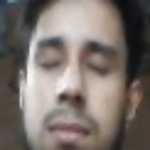
#> input picture test/images/vivek_drowsiness.mp4_337.jpg, 150 x 150 px, given in place of the camera
$ jupyter execute Untitled1.ipynb   (older library calls are emulated)
#> lines starting #> are read from the running program, lines starting #| are printed output that depends on the picture; after the words box and inside, x2 and y2 are one past the last pixel; in counts of white or black regions, pixels touching at a corner belong together
[cell 1]
import cv2
eye_cascPath = 'data/haarcascade_eye_tree_eyeglasses.xml'  #eye detect model
face_cascPath = 'data/haarcascade_frontalface_alt.xml'  #face detect model
faceCascade = cv2.CascadeClassifier(face_cascPath)
eyeCascade = cv2.CascadeClassifier(eye_cascPath)

[cell 2]
cap = cv2.VideoCapture(0)
while 1:
    ret, img = cap.read()
#> img is the input picture: shape (150, 150, 3); mean B, G, R 107.9, 114, 123.4
    if ret:
        frame = cv2.cvtColor(img, cv2.COLOR_BGR2GRAY)
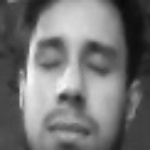
#> frame: shape (150, 150); min 10, max 248, mean 116.1
        # Detect faces in the image
        faces = faceCascade.detectMultiScale(
            frame,
            scaleFactor=1.1,
            minNeighbors=5,
            minSize=(30, 30),
            # flags = cv2.CV_HAAR_SCALE_IMAGE
        )
#> faces = [[11, 11, 126, 126]]
        # print("Found {0} faces!".format(len(faces)))
        if len(faces) > 0:
            # Draw a rectangle around the faces
            for (x, y, w, h) in faces:
                cv2.rectangle(img, (x, y), (x + w, y + h), (0, 255, 0), 2)
#> this loop made 1 pass
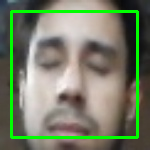
#> img: shape (150, 150, 3); 6.7% of pixels changed, all inside (x1, y1, x2, y2) = (10, 10, 139, 139)
            frame_tmp = img[faces[0][1]:faces[0][1] + faces[0][3], faces[0][0]:faces[0][0] + faces[0][2]:1, :]
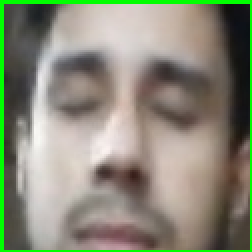
#> frame_tmp: shape (126, 126, 3) (shown 2 times larger); mean B, G, R 119.7, 138.1, 136.3
            frame = frame[faces[0][1]:faces[0][1] + faces[0][3], faces[0][0]:faces[0][0] + faces[0][2]:1]
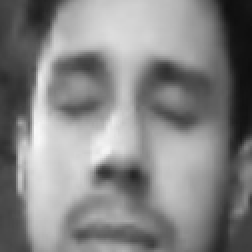
#> frame: shape (126, 126) (shown 2 times larger); min 14, max 248, mean 132.6
            eyes = eyeCascade.detectMultiScale(
                frame,
                scaleFactor=1.1,
                minNeighbors=5,
                minSize=(30, 30),
                # flags = cv2.CV_HAAR_SCALE_IMAGE
            )
#> eyes = [[18, 27, 43, 43]]
            for (ex,ey,ew,eh) in eyes:
                cv2.rectangle(frame_tmp,(ex,ey),(ex+ew,ey+eh),(0,0,255),2)
#> this loop made 1 pass
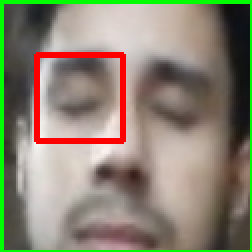
#> frame_tmp: shape (126, 126, 3) (shown 2 times larger); 3.22% of pixels changed, all inside (x1, y1, x2, y2) = (17, 26, 63, 72)
            if len(eyes) == 0:
                print('no eyes!!!')
            else:
                print('eyes!!!')
            frame_tmp = cv2.resize(frame_tmp, (400, 400), interpolation=cv2.INTER_LINEAR)
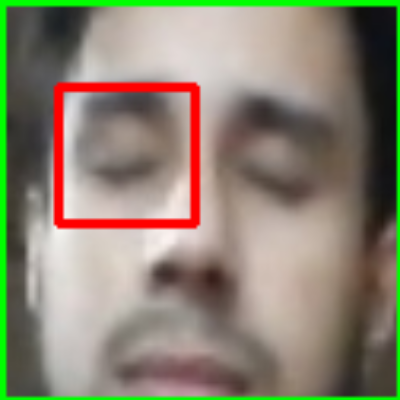
#> frame_tmp: shape (400, 400, 3); mean B, G, R 113.5, 131.9, 138.1
            cv2.imshow('Face Recognition', frame_tmp)
        waitkey = cv2.waitKey(1)
#> (key q is pressed here)
        if waitkey == ord('q') or waitkey == ord('Q'):
            cv2.destroyAllWindows()
            break
